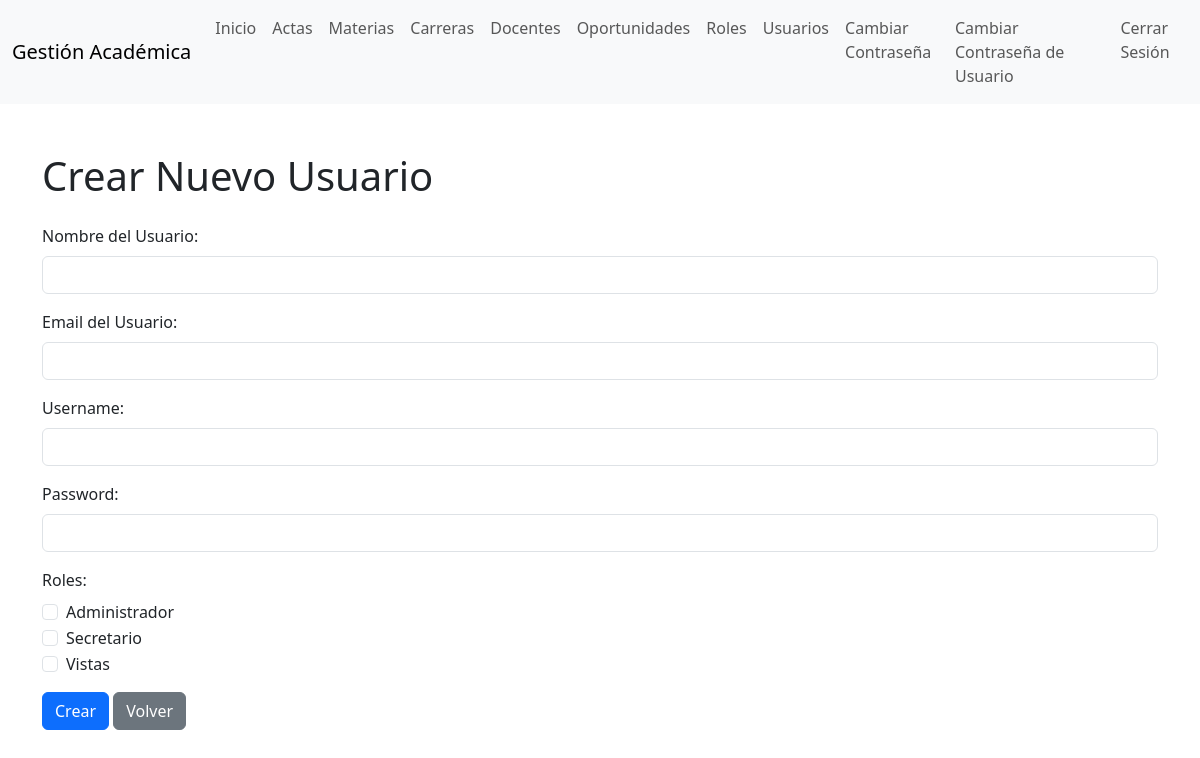
Screenshot of /usuarios/crear.php (signed in) with the database file from the repository.
### tables this page shows
CREATE TABLE `roles` (
  `id` int(11) NOT NULL,
  `created_date_time` datetime(6) DEFAULT NULL,
  `rol_name` varchar(50) NOT NULL,
  `updated_date_time` datetime(6) DEFAULT NULL
);

### classes/Roles.php (called while the page is built, shortened)
<?php
class Roles {
    private $conn;
    private $table = 'roles';
    public function __construct($db) {
        $this->conn = $db;
    }
    public function obtenerRoles() {
        $query = "SELECT * FROM " . $this->table;
        $result = $this->conn->query($query);
        return $result;
    }
}
?>

### public/usuarios/crear.php (the view, shortened to what this page needs)
<?php
require_once '../../classes/Roles.php';
$database = new Database();
$db = $database->connect();
$roles = new Roles($db);
$roles_result = $roles->obtenerRoles();
?>
<!DOCTYPE html>
<html lang="es">
<head>
    <link href="https://cdn.jsdelivr.net/npm/bootstrap@5.3.0/dist/css/bootstrap.min.css" rel="stylesheet">
</head>
<body>
     <?php include '../includes/navbar.php'; ?>
<div class="container mt-5">
    <h1 class="mb-4">Crear Nuevo Usuario</h1>
    <form action="crear.php" method="post">
        <div class="mb-3">
            <label for="user_nombre" class="form-label">Nombre del Usuario:</label>
            <input type="text" name="user_nombre" id="user_nombre" class="form-control" required>
        </div>
        <div class="mb-3">
            <label for="user_mail" class="form-label">Email del Usuario:</label>
            <input type="email" name="user_mail" id="user_mail" class="form-control" required>
        </div>
        <div class="mb-3">
            <label for="username" class="form-label">Username:</label>
            <input type="text" name="username" id="username" class="form-control" required>
        </div>
        <div class="mb-3">
            <label for="password" class="form-label">Password:</label>
            <input type="password" name="password" id="password" class="form-control" required>
        </div>
        <div class="mb-3">
            <label for="roles" class="form-label">Roles:</label>
            <?php while ($row = $roles_result->fetch_assoc()): ?>
            <div class="form-check">
                <input class="form-check-input" type="checkbox" name="roles[]" id="role_<?php echo $row['id']; ?>" value="<?php echo $row['id']; ?>">
                <label class="form-check-label" for="role_<?php echo $row['id']; ?>"><?php echo $row['rol_name']; ?></label>
            </div>
            <?php endwhile; ?>
        </div>
        <button type="submit" class="btn btn-primary">Crear</button>
        <a href="index.php" class="btn btn-secondary">Volver</a>
    </form>
</div>
</body>
</html>

### rows the page displays
roles: rol_name "Administrador"
roles: rol_name "Secretario"
roles: rol_name "Vistas"
